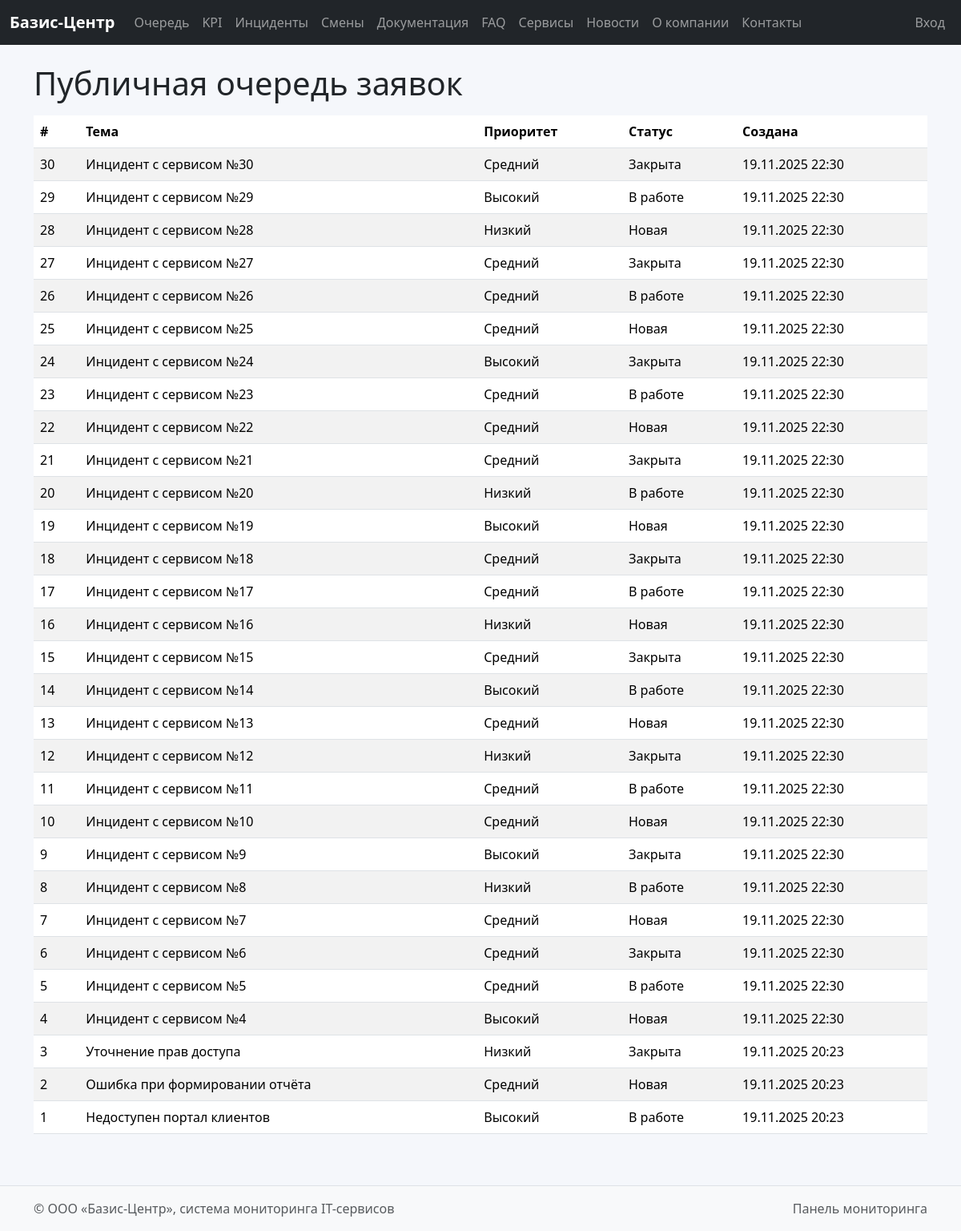
/public-queue/, run on the app's committed database.
### dashboard/models.py (models this page shows, shortened)
class OrderQueue(models.Model):
    STATUS_CHOICES = [
        ('new', 'Новая'),
        ('in_progress', 'В работе'),
        ('done', 'Закрыта'),
    ]
    PRIORITY_CHOICES = [
        ('low', 'Низкий'),
        ('medium', 'Средний'),
        ('high', 'Высокий'),
    ]
    title = models.CharField(max_length=200)
    description = models.TextField()
    initiator = models.ForeignKey(User, on_delete=models.SET_NULL, null=True, related_name='initiated_orders')
    executor = models.ForeignKey(User, on_delete=models.SET_NULL, null=True, related_name='executed_orders', blank=True)
    status = models.CharField(max_length=20, choices=STATUS_CHOICES, default='new')
    priority = models.CharField(max_length=20, choices=PRIORITY_CHOICES, default='medium')
    created_at = models.DateTimeField(auto_now_add=True)
    sla_deadline = models.DateTimeField(null=True, blank=True)

### core/views.py (the view)
# urls.py: path('public-queue/', views.public_queue, name='public_queue'),
def public_queue(request):
    orders = OrderQueue.objects.order_by('-created_at')[:50]
    return render(request, 'core/public_queue.html', {'orders': orders})

### templates/core/public_queue.html (shortened to what this page needs)
{% extends 'base.html' %}
{% block content %}
<h1 class="mb-3">Публичная очередь заявок</h1>
<table class="table table-striped table-hover align-middle">
  <thead>
    <tr>
      <th>#</th>
      <th>Тема</th>
      <th>Приоритет</th>
      <th>Статус</th>
      <th>Создана</th>
    </tr>
  </thead>
  <tbody>
    {% for o in orders %}
    <tr>
      <td>{{ o.id }}</td>
      <td>{{ o.title }}</td>
      <td>{{ o.get_priority_display }}</td>
      <td>{{ o.get_status_display }}</td>
      <td>{{ o.created_at|date:"d.m.Y H:i" }}</td>
    </tr>
    {% empty %}
    <tr><td colspan="5" class="text-center text-muted">Заявок пока нет.</td></tr>
    {% endfor %}
  </tbody>
</table>
{% endblock %}

### templates/base.html (shortened to what this page needs)
{% load static %}
<!doctype html>
<html lang="ru">
  <head>
    <link href="https://cdn.jsdelivr.net/npm/bootstrap@5.3.3/dist/css/bootstrap.min.css" rel="stylesheet">
    <link href="{% static 'css/style.css' %}" rel="stylesheet">
  </head>
  <body class="d-flex flex-column min-vh-100">
    <nav class="navbar navbar-expand-lg navbar-dark bg-dark mb-4">
      <div class="container-fluid">
        <a class="navbar-brand" href="{% url 'core:index' %}">Базис-Центр</a>
        <div class="collapse navbar-collapse" id="mainNav">
          <ul class="navbar-nav me-auto mb-2 mb-lg-0">
            <li class="nav-item"><a class="nav-link" href="{% url 'core:public_queue' %}">Очередь</a></li>
            <li class="nav-item"><a class="nav-link" href="{% url 'core:public_kpi' %}">KPI</a></li>
            <li class="nav-item"><a class="nav-link" href="{% url 'core:public_incidents' %}">Инциденты</a></li>
            <li class="nav-item"><a class="nav-link" href="{% url 'core:public_shifts' %}">Смены</a></li>
            <li class="nav-item"><a class="nav-link" href="{% url 'core:docs_public' %}">Документация</a></li>
            <li class="nav-item"><a class="nav-link" href="{% url 'core:faq' %}">FAQ</a></li>
            <li class="nav-item"><a class="nav-link" href="{% url 'core:services' %}">Сервисы</a></li>
            <li class="nav-item"><a class="nav-link" href="{% url 'core:news' %}">Новости</a></li>
            <li class="nav-item"><a class="nav-link" href="{% url 'core:about' %}">О компании</a></li>
            <li class="nav-item"><a class="nav-link" href="{% url 'core:contacts' %}">Контакты</a></li>
          </ul>
          <ul class="navbar-nav ms-auto">
            {% if user.is_authenticated %}
              <li class="nav-item"><a class="nav-link" href="{% url 'dashboard:home' %}">Панель</a></li>
              <li class="nav-item"><span class="navbar-text me-2">{{ user.username }}</span></li>
              <li class="nav-item"><a class="nav-link" href="{% url 'accounts:logout' %}">Выход</a></li>
            {% else %}
              <li class="nav-item"><a class="nav-link" href="{% url 'accounts:login' %}">Вход</a></li>
            {% endif %}
          </ul>
        </div>
      </div>
    </nav>
    <main class="container mb-5">
      {% block content %}{% endblock %}
    </main>
    <footer class="bg-light border-top py-3 mt-auto">
      <div class="container d-flex justify-content-between">
        <span class="text-muted">© ООО «Базис-Центр», система мониторинга IT-сервисов</span>
        <span class="text-muted">Панель мониторинга</span>
      </div>
    </footer>
  </body>
</html>

### static/css/style.css (style rules this page uses)
body { background-color:#f5f7fb; }
.navbar-brand { font-weight:600; }

### data on the page
OrderQueue: id "30", title "Инцидент с сервисом №30", priority "Средний", status "Закрыта", created_at "19.11.2025 22:30"
OrderQueue: id "29", title "Инцидент с сервисом №29", priority "Высокий", status "В работе", created_at "19.11.2025 22:30"
OrderQueue: id "28", title "Инцидент с сервисом №28", priority "Низкий", status "Новая", created_at "19.11.2025 22:30"
OrderQueue: id "27", title "Инцидент с сервисом №27", priority "Средний", status "Закрыта", created_at "19.11.2025 22:30"
OrderQueue: id "26", title "Инцидент с сервисом №26", priority "Средний", status "В работе", created_at "19.11.2025 22:30"
OrderQueue: id "25", title "Инцидент с сервисом №25", priority "Средний", status "Новая", created_at "19.11.2025 22:30"
OrderQueue: id "24", title "Инцидент с сервисом №24", priority "Высокий", status "Закрыта", created_at "19.11.2025 22:30"
OrderQueue: id "23", title "Инцидент с сервисом №23", priority "Средний", status "В работе", created_at "19.11.2025 22:30"
OrderQueue: id "22", title "Инцидент с сервисом №22", priority "Средний", status "Новая", created_at "19.11.2025 22:30"
OrderQueue: id "21", title "Инцидент с сервисом №21", priority "Средний", status "Закрыта", created_at "19.11.2025 22:30"
OrderQueue: id "20", title "Инцидент с сервисом №20", priority "Низкий", status "В работе", created_at "19.11.2025 22:30"
OrderQueue: id "19", title "Инцидент с сервисом №19", priority "Высокий", status "Новая", created_at "19.11.2025 22:30"
OrderQueue: id "18", title "Инцидент с сервисом №18", priority "Средний", status "Закрыта", created_at "19.11.2025 22:30"
OrderQueue: id "17", title "Инцидент с сервисом №17", priority "Средний", status "В работе", created_at "19.11.2025 22:30"
OrderQueue: id "16", title "Инцидент с сервисом №16", priority "Низкий", status "Новая", created_at "19.11.2025 22:30"
OrderQueue: id "15", title "Инцидент с сервисом №15", priority "Средний", status "Закрыта", created_at "19.11.2025 22:30"
OrderQueue: id "14", title "Инцидент с сервисом №14", priority "Высокий", status "В работе", created_at "19.11.2025 22:30"
OrderQueue: id "13", title "Инцидент с сервисом №13", priority "Средний", status "Новая", created_at "19.11.2025 22:30"
OrderQueue: id "12", title "Инцидент с сервисом №12", priority "Низкий", status "Закрыта", created_at "19.11.2025 22:30"
OrderQueue: id "11", title "Инцидент с сервисом №11", priority "Средний", status "В работе", created_at "19.11.2025 22:30"
OrderQueue: id "10", title "Инцидент с сервисом №10", priority "Средний", status "Новая", created_at "19.11.2025 22:30"
OrderQueue: id "9", title "Инцидент с сервисом №9", priority "Высокий", status "Закрыта", created_at "19.11.2025 22:30"
OrderQueue: id "8", title "Инцидент с сервисом №8", priority "Низкий", status "В работе", created_at "19.11.2025 22:30"
OrderQueue: id "7", title "Инцидент с сервисом №7", priority "Средний", status "Новая", created_at "19.11.2025 22:30"
OrderQueue: id "6", title "Инцидент с сервисом №6", priority "Средний", status "Закрыта", created_at "19.11.2025 22:30"
OrderQueue: id "5", title "Инцидент с сервисом №5", priority "Средний", status "В работе", created_at "19.11.2025 22:30"
OrderQueue: id "4", title "Инцидент с сервисом №4", priority "Высокий", status "Новая", created_at "19.11.2025 22:30"
OrderQueue: id "3", title "Уточнение прав доступа", priority "Низкий", status "Закрыта", created_at "19.11.2025 20:23"
OrderQueue: id "2", title "Ошибка при формировании отчёта", priority "Средний", status "Новая", created_at "19.11.2025 20:23"
OrderQueue: id "1", title "Недоступен портал клиентов", priority "Высокий", status "В работе", created_at "19.11.2025 20:23"
